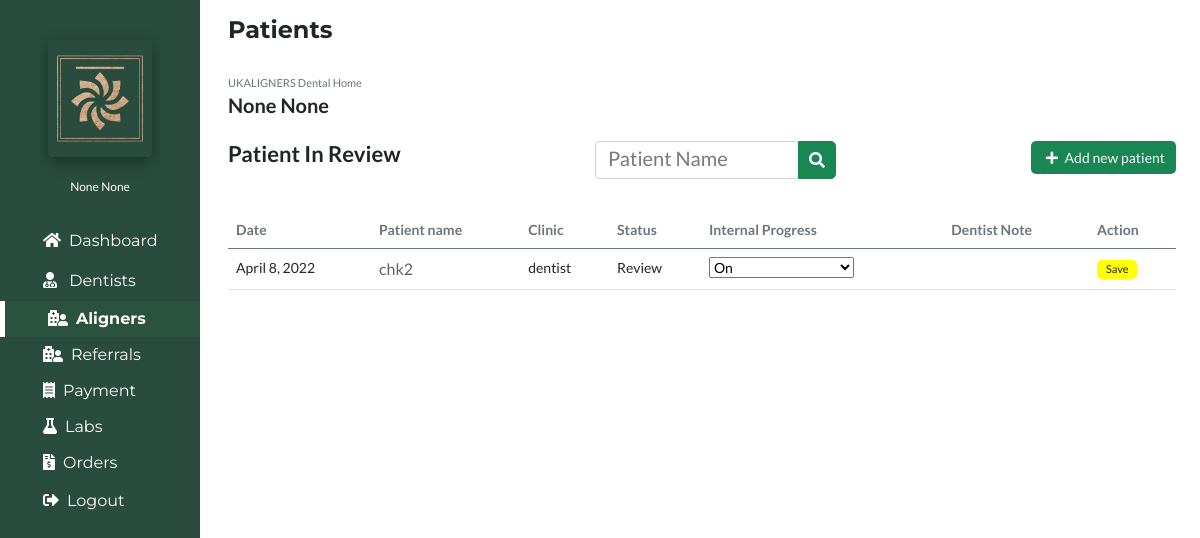
/patientreview (signed in), run on an earlier commit of the app's database.
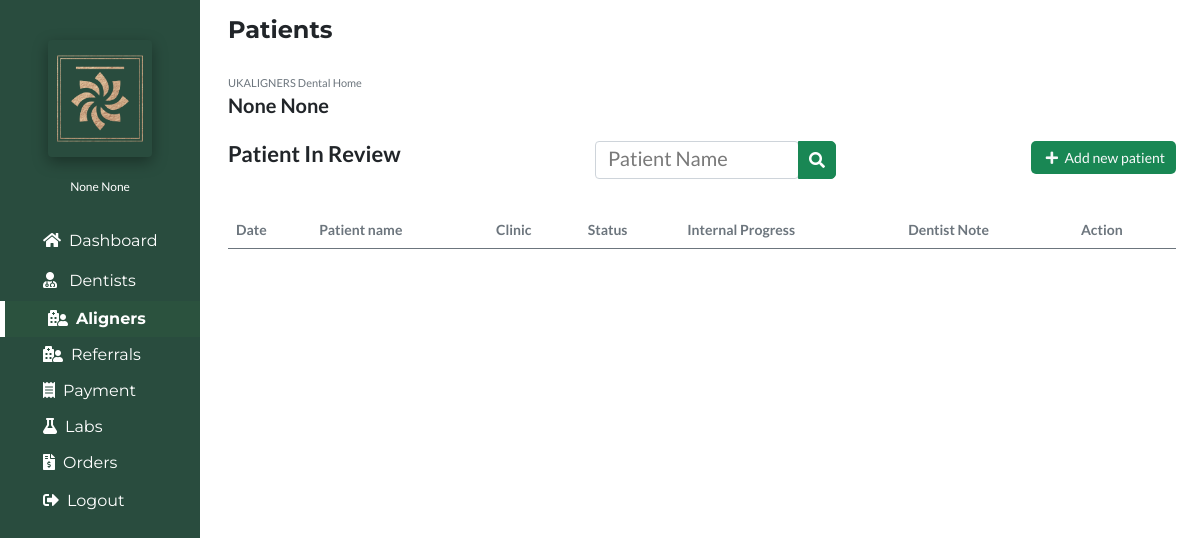
And on a later commit of the database.
### portfolioApp/models.py (models this page shows, shortened)
class Patient(models.Model):
    Dentist=models.ForeignKey(User,on_delete=models.CASCADE)
    Prescriber=models.CharField(max_length=100,null=True)
    Clinic=models.CharField(max_length=300,null=True)
    Email=models.CharField(max_length=300,null=True)
    Telephone=models.CharField(max_length=300,null=True)
    PatientName=models.CharField(max_length=100,null=True)
    Sex=models.CharField(max_length=100,null=True)
    TreatmentInPast=models.CharField(max_length=100,null=True)
    Age=models.CharField(max_length=100,null=True)
    Address1=models.CharField(max_length=100,null=True)
    Address2=models.CharField(max_length=100,null=True)
    OralScan=models.CharField(max_length=100,null=True)
    Impression=models.CharField(max_length=100,null=True)
    UpperJaw=models.FileField(null=True)
    LowerJaw=models.FileField(null=True)
    Photo1=models.ImageField(null=True)
    Photo2=models.ImageField(null=True)
    Photo3=models.ImageField(null=True)
    Photo4=models.ImageField(null=True)
    Treatment=models.CharField(max_length=150,null=True, choices=(("TREATMENT PLAN: includes 3D visualisation and STL files to print models in house","TREATMENT PLAN: includes 3D visualisation and STL files to print models in house"),("Full TREATMENT: including 3D and all set of aligners","Full TREATMENT: including 3D and all set of aligners")))
    TreatmentRequired=models.CharField(max_length=150,null=True)
    Aligners=models.CharField(max_length=150,null=True)
    TreatmentLimit=models.CharField(max_length=150,null=True)
    Overbite=models.CharField(max_length=150,null=True)
    Overjet=models.CharField(max_length=150,null=True)
    Expension=models.CharField(max_length=150,null=True)
    IPR=models.CharField(max_length=150,null=True)
    Procline=models.CharField(max_length=150,null=True)
    Distalize=models.CharField(max_length=150,null=True)
    UpperMidline=models.CharField(max_length=150,null=True)
    LoverMidline=models.CharField(max_length=150,null=True)
    ArchForm=models.CharField(max_length=150,null=True)
    PCrossbite=models.CharField(max_length=150,null=True)
    Hint1=models.CharField(max_length=150,null=True)
    Hint2=models.CharField(max_length=150,null=True)
    Hint3=models.CharField(max_length=150,null=True)
    DentistNote=models.TextField(default="Not Added",null=True)
    AdminNote=models.TextField(default="Not Added",null=True)
    Status=models.CharField(max_length=120,default="Pending",null=True,choices=(("3D","3D"),("Ready","Ready")))
    InternalStatus=models.CharField(max_length=30,null=True,default="On")
    Date=models.DateField(auto_now_add=True)
    file=models.FileField(null=True)
    AdminStatus = models.CharField(max_length=1000,null=True)
    Stage = models.CharField(max_length=1000,null=True, choices=(("File sent","File sent"),("Model prod","Model prod"),("Aligner prod","Aligner prod"),("Ready","Ready")))
    Note = models.CharField(max_length=10000,null=True)
    Action = models.CharField(max_length=1000,null=True,choices=(("In progress","In progress"),("TC","TC")))
    Progress = models.CharField(max_length=1000,null=True, blank=True, choices=(("Accept","Accept"),("Review","Review"),("Decline","Decline"),("On-Hold","On-Hold"),("New","New")))
    UpperArch = models.IntegerField(default=0, null=True, blank=True)
    LowerArch = models.IntegerField(default=0,null=True, blank=True)

### portfolioApp/views.py (the view, shortened to what this page needs)
# urls.py: path('patientreview', views.patientreview, name='patientreview'),
@login_required(login_url='login')
def patientreview(request):
    if request.user.is_superuser or request.user.is_staff:
        mypatients=Patient.objects.filter(Status="Review").order_by("PatientName")
        if "Save" in request.POST:
            id=request.POST.get('id')
            editpatient=Patient.objects.get(id=id)
            editpatient.Status=request.POST.get('Status')
            editpatient.InternalStatus=request.POST.get('InternalStatus')
            editpatient.save()
    context={
        'patients':'active',
        'mypatients':mypatients,
    }
    return render(request,'patientreview.html',context)

### portfolioApp/templates/patientreview.html (shortened to what this page needs)
{% extends 'base.html' %}
{% load static %}
{% block body %}
<section class="px-4">
<h4 class="py-3"><b>Patients</b></h4>
<div class="">
<span class="text-secondary">UKALIGNERS Dental Home</span>
<h6><b>{{user.first_name}} {{user.last_name}}</b></h6>
<div class="d-flex justify-content-between py-3">
<h5><b>Patient In Review</b></h5>
<div class="search-bar">
<div class="input-group">
  <div class="form-outline">
  <form action="{% url 'patientsearchresults' %}" method="get">
    <input type="search" id="patientName"  class="form-control" placeholder="Patient Name" name="PatientSearchQuery" />
  </div>
  <button type="submit" class="btn btn-success bg-success">
    <i class="fas fa-search"></i>
  </button>
</div>
</div>
<div class="add-new">
<a href="{% url 'addnewpatient' %}" class="btn btn-sm text-light bg-success"><i class="fas fa-plus mx-1"></i> Add new patient</a>
</div>
</div>
<div class="col-sm-12 px-0 pb-3 my-3 table-responsive"style="font-size:14px;">
<table class="table ">
<thead class="text-secondary">
<tr>
<th scope="col">Date</th>
<th scope="col">Patient name</th>
<th scope="col">Clinic</th>
<th scope="col">Status</th>
<th scope="col">Internal Progress</th>
{% if user.is_superuser %}
<th scope="col">Dentist Note</th>
{% endif %}
<th>Action</th>
</tr>
</thead>
<tbody>
{% for patients in mypatients %}
<tr>
<td>{{patients.Date}}</td>
{% if not user.is_staff or user.is_superuser %}
<td><a href="/patientdetail/{{patients.id}}/">{{patients.PatientName}} {{patients.PatientSurname}}</a></td>
{% else %}
<td class="text-secondary">{{patients.PatientName}} {{patients.PatientSurname}}</td>
{% endif %}
<td>{{patients.Clinic}}</td>
<form action="" method="POST">
<td>
{% if not user.is_superuser or not user.is_staff %}
    <select name="Status" id="Status">
        <option value="{{patients.Status}}"selected>{{patients.Status}}</option>
        <option value="Accepted">Accept</option>
        <option value="Review">Review</option>
        <option value="On Hold">On Hold</option>
        <option value="Declined">Decline</option>
    </select>
{% else %}
{{patients.Status}}
{% endif %}
</td>
<td>
{% if user.is_superuser %}
    <select name="InternalStatus" id="InternalStatus">
        <option value="{{patients.InternalStatus}}"selected>{{patients.InternalStatus}}</option>
    </select>
{% else %}
{{patients.InternalStatus}}
 <input type="hidden" name="InternalStatus"value="{{patients.InternalStatus}}">
{% endif %}
</td>
{% if user.is_superuser %}
<td style="max-width:300px;">{{patients.DentistNote}}</td>
{% endif %}
<td>
    <input type="submit" class="btn px-2 py-0" value="Save" style="background:yellow;font-size:11px;" name="Save">
</td>
</form>
</tr>
{% endfor %}
</tbody>
</table>
</div>
</div>
</section>
{% endblock body %}

What changed in the data, as far as the page shows it:
removed Patient: Date "April 8, 2022", PatientName "chk2", Clinic "dentist", Status "Review", InternalStatus "On"
